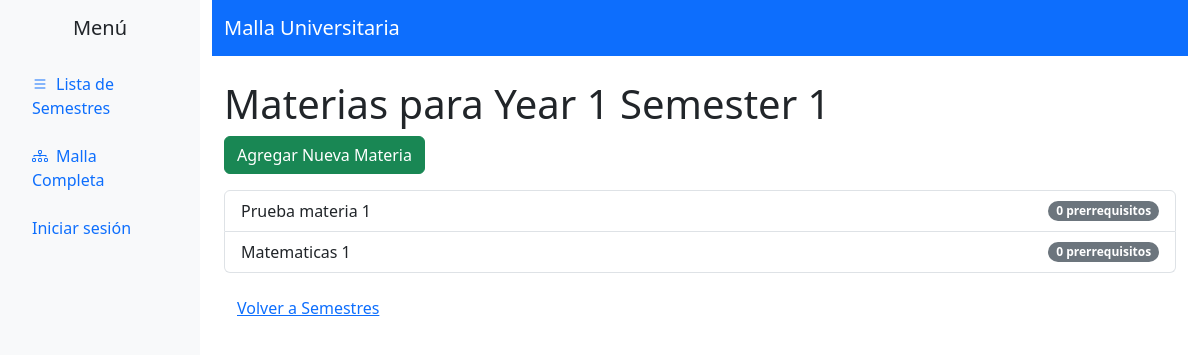
The page /malla/semesters/73/subjects/ on the database its author committed.
### malla/models.py (models this page shows, shortened)
class Semester(models.Model):
    name = models.CharField(max_length=100)
    prev_semester = models.ForeignKey('self', on_delete=models.SET_NULL, null=True, blank=True, related_name='next_semester_rel')
    next_semester = models.ForeignKey('self', on_delete=models.SET_NULL, null=True, blank=True, related_name='prev_semester_rel')
    objects = models.Manager()  # Manager por defecto
    lista_objects = SemesterListaManager()  # Manager con listas doblemente enlazadas

class Subject(models.Model):
    name = models.CharField(max_length=100)
    semester = models.ForeignKey(Semester, on_delete=models.CASCADE, related_name='subjects')
    prev_subject = models.ForeignKey('self', on_delete=models.SET_NULL, null=True, blank=True, related_name='next_subject_rel')
    next_subject = models.ForeignKey('self', on_delete=models.SET_NULL, null=True, blank=True, related_name='prev_subject_rel')
    prerequisites = models.ManyToManyField('self', symmetrical=False, blank=True, related_name='required_for')
    completed = models.BooleanField(default=False)
    order = models.PositiveIntegerField(default=0)
    objects = models.Manager()  # Manager por defecto
    lista_objects = SubjectListaManager()  # Manager con listas doblemente enlazadas

### malla/views.py (the view)
# urls.py: path('semesters/<int:semester_id>/subjects/', views.subject_list, name='subject_list'),
def subject_list(request, semester_id):
    isSuperUser = request.session.get("isSuperUser")
    isLogged = request.session.get("isLogged")
    semester = Semester.objects.get(id=semester_id)
    subjects = Subject.lista_objects.ordenadas_por_orden_as_lista(semester)
    return render(request, 'malla/subject_list.html', {'semester': semester, 'subjects': subjects,'isSuperUser': isSuperUser, 'isLogged': isLogged})

### malla/estructura/django_lista.py (called while the page is built)
    def from_queryset(self, queryset):
        for modelo in queryset:
            self.insertar_final(modelo)
        return self

    def insertar_final(self, modelo_django):
        nuevo_nodo = NodoDjango(modelo_django)
        if self.inicio is None:
            self.final = nuevo_nodo
            self.inicio = nuevo_nodo
        else:
            nuevo_nodo.anterior = self.final
            self.final.siguiente = nuevo_nodo
            self.final = nuevo_nodo
        self.size += 1

    def __iter__(self):
        actual = self.inicio
        while actual:
            yield actual.modelo
            actual = actual.siguiente

    def __len__(self):
        return self.size

### malla/managers.py (called while the page is built)
    def ordenadas_por_orden_as_lista(self, semester):
        queryset = self.filter(semester=semester).order_by('order')
        lista = ListaDjangoDobleEnlace()
        return lista.from_queryset(queryset)

### malla/templates/malla/subject_list.html (shortened to what this page needs)
{% extends 'malla/base.html' %}
{% block content %}
<h1>Materias para {{ semester.name }}</h1>
<a href="{% url 'malla:create_subject' semester.id %}" class="btn btn-success mb-3">Agregar Nueva Materia</a>
{% if subjects %}
<ul class="list-group">
    {% for subject in subjects %}
    <li class="list-group-item d-flex justify-content-between align-items-center">
        {{ subject.name }}
        <span class="badge bg-secondary rounded-pill">{{ subject.prerequisites.count }} prerrequisitos</span>
    </li>
    {% endfor %}
</ul>
{% else %}
<p>No hay materias disponibles para este semestre.</p>
{% endif %}
<a href="{% url 'malla:semester_list' %}" class="btn btn-link mt-3">Volver a Semestres</a>
{% endblock %}

### rows shown on the page
Semester: name "Year 1 Semester 1"
Subject: name "Prueba materia 1", prerequisites.count "0"
Subject: name "Matematicas 1", prerequisites.count "0"
